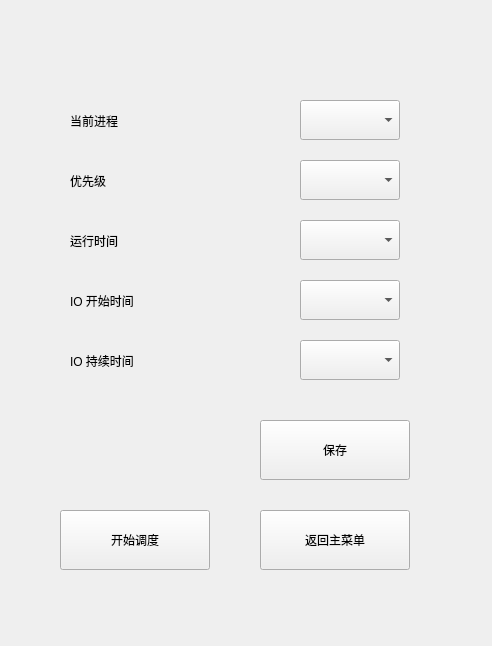
<?xml version="1.0" encoding="UTF-8"?>
<ui version="4.0">
 <class>InputPara</class>
 <widget class="QMainWindow" name="InputPara">
  <property name="geometry">
   <rect>
    <x>0</x>
    <y>0</y>
    <width>492</width>
    <height>646</height>
   </rect>
  </property>
  <property name="minimumSize">
   <size>
    <width>492</width>
    <height>646</height>
   </size>
  </property>
  <property name="maximumSize">
   <size>
    <width>492</width>
    <height>646</height>
   </size>
  </property>
  <property name="windowTitle">
   <string>进程调度系统</string>
  </property>
  <widget class="QWidget" name="centralwidget">
   <widget class="QLabel" name="Warning">
    <property name="geometry">
     <rect>
      <x>50</x>
      <y>30</y>
      <width>711</width>
      <height>51</height>
     </rect>
    </property>
    <property name="text">
     <string/>
    </property>
   </widget>
   <widget class="QPushButton" name="Restart">
    <property name="geometry">
     <rect>
      <x>260</x>
      <y>510</y>
      <width>150</width>
      <height>60</height>
     </rect>
    </property>
    <property name="text">
     <string>返回主菜单</string>
    </property>
   </widget>
   <widget class="QLabel" name="L1">
    <property name="geometry">
     <rect>
      <x>70</x>
      <y>85</y>
      <width>211</width>
      <height>71</height>
     </rect>
    </property>
    <property name="text">
     <string>当前进程</string>
    </property>
   </widget>
   <widget class="QComboBox" name="ProcessName">
    <property name="geometry">
     <rect>
      <x>300</x>
      <y>100</y>
      <width>100</width>
      <height>40</height>
     </rect>
    </property>
   </widget>
   <widget class="QLabel" name="L2">
    <property name="geometry">
     <rect>
      <x>70</x>
      <y>155</y>
      <width>201</width>
      <height>51</height>
     </rect>
    </property>
    <property name="text">
     <string>优先级</string>
    </property>
   </widget>
   <widget class="QLabel" name="L3">
    <property name="geometry">
     <rect>
      <x>70</x>
      <y>200</y>
      <width>281</width>
      <height>81</height>
     </rect>
    </property>
    <property name="text">
     <string>运行时间</string>
    </property>
   </widget>
   <widget class="QLabel" name="L4">
    <property name="geometry">
     <rect>
      <x>70</x>
      <y>260</y>
      <width>221</width>
      <height>81</height>
     </rect>
    </property>
    <property name="text">
     <string>IO 开始时间</string>
    </property>
   </widget>
   <widget class="QLabel" name="L5">
    <property name="geometry">
     <rect>
      <x>70</x>
      <y>310</y>
      <width>281</width>
      <height>101</height>
     </rect>
    </property>
    <property name="text">
     <string>IO 持续时间</string>
    </property>
   </widget>
   <widget class="QComboBox" name="Prior">
    <property name="geometry">
     <rect>
      <x>300</x>
      <y>160</y>
      <width>100</width>
      <height>40</height>
     </rect>
    </property>
   </widget>
   <widget class="QComboBox" name="NeedTime">
    <property name="geometry">
     <rect>
      <x>300</x>
      <y>220</y>
      <width>100</width>
      <height>40</height>
     </rect>
    </property>
   </widget>
   <widget class="QComboBox" name="IOTime">
    <property name="geometry">
     <rect>
      <x>300</x>
      <y>280</y>
      <width>100</width>
      <height>40</height>
     </rect>
    </property>
   </widget>
   <widget class="QComboBox" name="IOLast">
    <property name="geometry">
     <rect>
      <x>300</x>
      <y>340</y>
      <width>100</width>
      <height>40</height>
     </rect>
    </property>
   </widget>
   <widget class="QPushButton" name="Save">
    <property name="geometry">
     <rect>
      <x>260</x>
      <y>420</y>
      <width>150</width>
      <height>60</height>
     </rect>
    </property>
    <property name="text">
     <string>保存</string>
    </property>
   </widget>
   <widget class="QPushButton" name="StartSchedule">
    <property name="geometry">
     <rect>
      <x>60</x>
      <y>510</y>
      <width>150</width>
      <height>60</height>
     </rect>
    </property>
    <property name="text">
     <string>开始调度</string>
    </property>
   </widget>
  </widget>
 </widget>
 <resources/>
 <connections/>
</ui>
